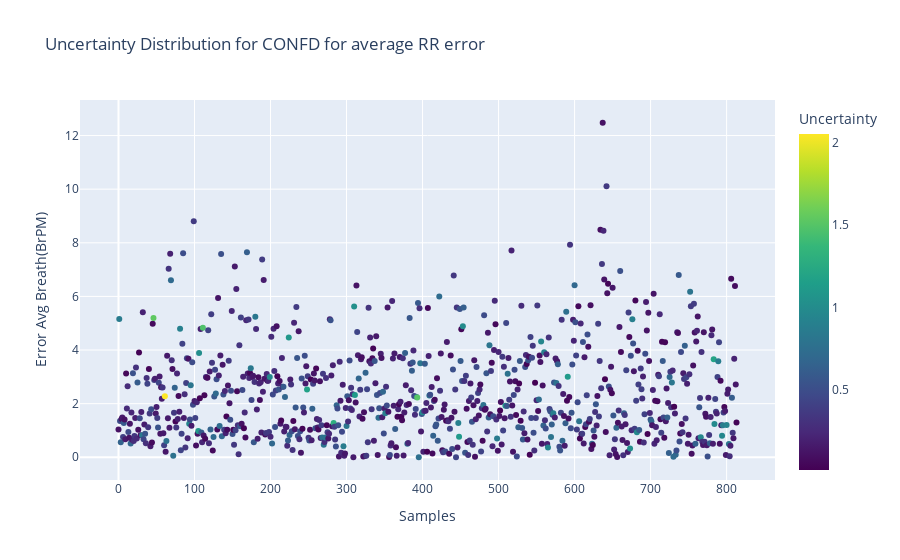
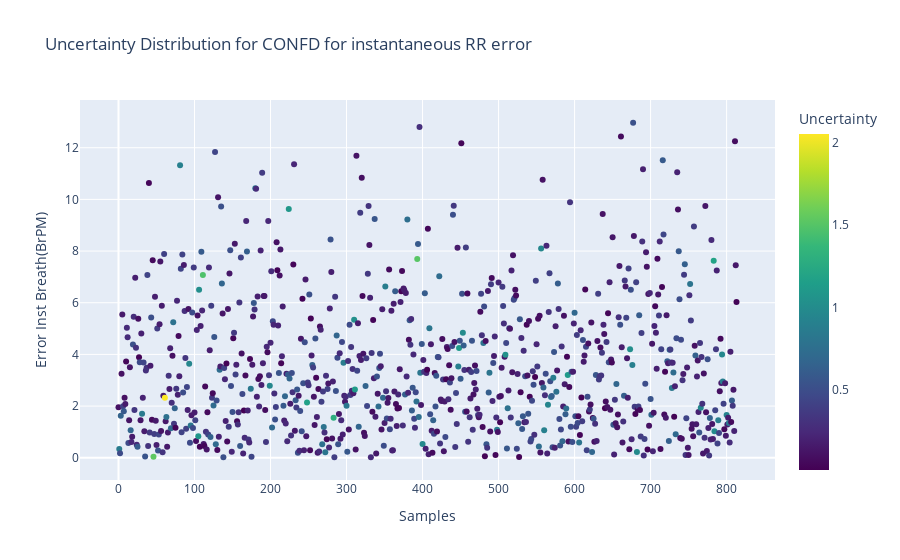

Notebook code cell kept with these figures, in order:
### Code cell
if input_conf == 'confd':
    fig1 = px.scatter(data_confd,x = 'Samples', y="Error Avg Breath(BrPM)",title="Uncertainty Distribution for "+input_conf.upper()+ " for average RR error" ,
                     color="Uncertainty", color_continuous_scale=px.colors.sequential.Viridis)
    
    fig2 = px.scatter(data_confd,x = 'Samples', y="Error Inst Breath(BrPM)",title="Uncertainty Distribution for "+input_conf.upper()+ " for instantaneous RR error" ,
                     color="Uncertainty", color_continuous_scale=px.colors.sequential.Viridis)
    fig1.show()
    fig2.show()

### Figure 1 — Plotly figure (JSON) as saved in the notebook; plotly's stock layout.template omitted (floating-point values rounded to 4 significant figures; data arrays with more than 128 entries replaced by an {"elided": "..."} marker saying what was removed)
{"data": [{"hovertemplate": "Samples=%{x}<br>Error Avg Breath(BrPM)=%{y}<br>Uncertainty=%{marker.color}<extra></extra>", "legendgroup": "", "marker": {"color": {"elided": "814 float values"}, "coloraxis": "coloraxis", "symbol": "circle"}, "mode": "markers", "name": "", "orientation": "v", "showlegend": false, "type": "scatter", "x": {"elided": "814 int values"}, "xaxis": "x", "y": {"elided": "814 float values"}, "yaxis": "y"}], "layout": {"coloraxis": {"colorbar": {"title": {"text": "Uncertainty"}}, "colorscale": [[0, "#440154"], [0.1111, "#482878"], [0.2222, "#3e4989"], [0.3333, "#31688e"], [0.4444, "#26828e"], [0.5556, "#1f9e89"], [0.6667, "#35b779"], [0.7778, "#6ece58"], [0.8889, "#b5de2b"], [1, "#fde725"]]}, "legend": {"tracegroupgap": 0}, "title": {"text": "Uncertainty Distribution for CONFD for average RR error"}, "xaxis": {"anchor": "y", "domain": [0, 1], "title": {"text": "Samples"}}, "yaxis": {"anchor": "x", "domain": [0, 1], "title": {"text": "Error Avg Breath(BrPM)"}}}}

### Figure 2 — Plotly figure (JSON) as saved in the notebook; plotly's stock layout.template omitted (floating-point values rounded to 4 significant figures; data arrays with more than 128 entries replaced by an {"elided": "..."} marker saying what was removed)
{"data": [{"hovertemplate": "Samples=%{x}<br>Error Inst Breath(BrPM)=%{y}<br>Uncertainty=%{marker.color}<extra></extra>", "legendgroup": "", "marker": {"color": {"elided": "814 float values"}, "coloraxis": "coloraxis", "symbol": "circle"}, "mode": "markers", "name": "", "orientation": "v", "showlegend": false, "type": "scatter", "x": {"elided": "814 int values"}, "xaxis": "x", "y": {"elided": "814 float values"}, "yaxis": "y"}], "layout": {"coloraxis": {"colorbar": {"title": {"text": "Uncertainty"}}, "colorscale": [[0, "#440154"], [0.1111, "#482878"], [0.2222, "#3e4989"], [0.3333, "#31688e"], [0.4444, "#26828e"], [0.5556, "#1f9e89"], [0.6667, "#35b779"], [0.7778, "#6ece58"], [0.8889, "#b5de2b"], [1, "#fde725"]]}, "legend": {"tracegroupgap": 0}, "title": {"text": "Uncertainty Distribution for CONFD for instantaneous RR error"}, "xaxis": {"anchor": "y", "domain": [0, 1], "title": {"text": "Samples"}}, "yaxis": {"anchor": "x", "domain": [0, 1], "title": {"text": "Error Inst Breath(BrPM)"}}}}
